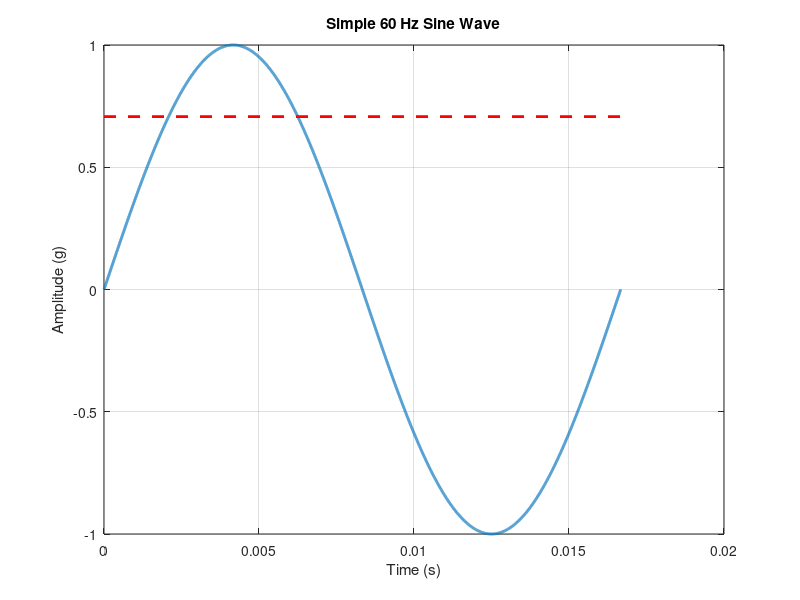

This chart was generated by the following MATLAB code: (Note: this script raises an error after producing the figure.)
close all
clear all

%% Very simple 60 Hz signal with callouts
%Create simple sine wave and plot
    f = 60;
    t = (0:.0001:1)/60;
    y = sin(2*pi*f*t);
    fig = figure('Name','Simple 60 Hz Sine Wave','NumberTitle','off');
    plot(t,y,'LineWidth',2)
    xlabel('Time (s)'); ylabel('Amplitude (g)'); title('Simple 60 Hz Sine Wave');
    grid on
    hold all
    plot([0 1/60],[1/2^.5 1/2^.5], 'r--','LineWidth',2) %plot horizontal line at RMS
        
    %Amplitude
        x = 1/60/4;
        yy = .5;
        w = .004;
        ah = annotation('doublearrow','LineWidth',1.25,'Color',[.4 .4 .4]);
        set(ah,'parent',gca);
        set(ah,'position',[x 0 0 1]);
        ah = annotation('rectangle','FaceColor',[1 1 1],'LineWidth',1.25,'Color',[.4 .4 .4]);
        set(ah,'parent',gca);
        set(ah,'position',[x-w/2 yy-.06 w .12]);
        text(x,yy,'Amplitude','fontsize',11,'horizontalAlignment', 'center','Color',[.4 .4 .4]);
        
    %Peak to Peak
        x = 1/60;
        yy = -.5;
        w = .005;
        ah = annotation('doublearrow','LineWidth',1.25,'Color',[.4 .4 .4]);
        set(ah,'parent',gca);
        set(ah,'position',[x -1 0 2]);
        ah = annotation('rectangle','FaceColor',[1 1 1],'LineWidth',1.25,'Color',[.4 .4 .4]);
        set(ah,'parent',gca);
        set(ah,'position',[x-w/2 yy-.06 w .12]);
        text(x,yy,'Peak to Peak','fontsize',11,'horizontalAlignment', 'center','Color',[.4 .4 .4]);            
        
    %Period
        x = 1/60/2;
        yy = 0;
        w = .005;
        ah = annotation('doublearrow','LineWidth',1.25,'Color',[.4 .4 .4]);
        set(ah,'parent',gca);
        set(ah,'position',[0 0 1/60 0]);
        ah = annotation('rectangle','FaceColor',[1 1 1],'LineWidth',1.25,'Color',[.4 .4 .4]);
        plot([0 1/60],[0 0], 'LineWidth',1.25,'Color',[.4 .4 .4]) %correct line scaling issue
        set(ah,'parent',gca);
        set(ah,'position',[x-w/2 yy-.06 w .12]);
        text(x,yy,'Period = 1/f','fontsize',11,'horizontalAlignment', 'center','Color',[.4 .4 .4]);            
        
    %RMS
        x = 3/60/4;
        yy = 1/2^.5/2;
        w = .002;
        ah = annotation('doublearrow','LineWidth',1.25,'Color',[.4 .4 .4]);
        set(ah,'parent',gca);
        set(ah,'position',[x 0 0 1/2^.5]);
        ah = annotation('rectangle','FaceColor',[1 1 1],'LineWidth',1.25,'Color',[.4 .4 .4]);
        set(ah,'parent',gca);
        set(ah,'position',[x-w/2 yy-.06 w .12]);
        text(x,yy,'RMS','fontsize',11,'horizontalAlignment', 'center','Color',[.4 .4 .4]);   

    xlim([0 0.02])
    set(fig,'color', 'white','units','points','position',[100, 100, 500, 375]);
    %print('sine-wave-amplitude-rms-peak-to-peak-period','-dsvg')
    %print('sine-wave-amplitude-rms-peak-to-peak-period','-djpeg')
        
%% Simple fabricated waveform example with spectrum analysis
    %Create simple 60 Hz sine wave with a 22 Hz component and 100 Hz components and plot FFT
        f1 = 60;
        f2 = 22;
        f3 = 100;
        fs = 500;                              % Sample frequency (Hz)
        t = 0:1/fs:.5-1/fs;                     
        x = 2*sin(2*pi*f1*t) + 1*sin(2*pi*f2*t)+ 1.5*sin(2*pi*f3*t);
        sub = 1:50; %plot first 50 points
        data = t';
        data(:,2) = x';

        fig = figure('Name','Simple Waveform Example','NumberTitle','off');
        %plot first 100 points
        subplot(3,2,1)
            plot(data(sub,1),data(sub,2),'LineWidth',1.2)
            xlabel('Time (s)'); ylabel('Amplitude (g)'); title('Short Simple Waveform');
            grid on
        subplot(3,2,2)
            [freq, xdft] = Mide_FFT_PSD(data(sub,:),fs);
            plot(freq,xdft,'LineWidth',1.2)  
            xlabel('Frequency (Hz)'); ylabel('Amplitude (g)'); title('FFT of Short Simple Waveform');
            grid on
        %do full 1 second (1000 points)
        subplot(3,2,3)
            plot(data(:,1),data(:,2),'LineWidth',1)
            xlabel('Time (s)'); ylabel('Amplitude (g)'); title('Extended Simple Waveform');
            grid on
        subplot(3,2,4)
            [freq, xdft] = Mide_FFT_PSD(data,fs);
            plot(freq,xdft,'LineWidth',1)  
            xlabel('Frequency (Hz)'); ylabel('Amplitude (g)'); title('FFT of Extended Simple Waveform');
            grid on
            ylim([0 2])
        %add noise
        data(:,2) = data(:,2) + 1.5*gallery('normaldata',size(t),4)';
        subplot(3,2,5)
            plot(data(:,1),data(:,2),'LineWidth',1)
            xlabel('Time (s)'); ylabel('Amplitude (g)'); title('Added Noise');
            grid on
        subplot(3,2,6)
            [freq, xdft] = Mide_FFT_PSD(data,fs);
            plot(freq,xdft,'LineWidth',1)  
            xlabel('Frequency (Hz)'); ylabel('Amplitude (g)'); title('FFT of Waveform w/ Noise');
            grid on
        set(fig,'color', 'white','units','points','position',[100, 100, 750, 500]);
        %print('fast-fourier-transform-(FFT)-example','-dsvg')
        %print('fast-fourier-transform-(FFT)-example','-djpeg')
    
%% Car engine data from http://www.mide.com/pages/slam-stick-how-to-videos
    %Load 
        load('Vibe-LOG-0002-025G-DC-PC_01.mat');
        car = zeros(length(ADC),2);
        car(:,1) = ADC(1,:)';
        car(:,2) = ADC(4,:)'; %z axis
        f_s_car = 1/(car(2,1)-car(1,1));
        
	%Plot idle time of car data then FFT
        fig = figure('Name','Car Engine Idle Example','NumberTitle','off');
        sub = (45*20000):(50*20000);
        subplot(2,1,1)
            plot(car(sub(1:1000),1),car(sub(1:1000),2))
            xlabel('Time (s)'); ylabel('Amplitude (g)'); title('Vibration of Car Engine during Idle (Zoomed In)');
            xlim([46 46.05])
            grid on
        subplot(2,1,2)
            [freq, xdft] = Mide_FFT_PSD(car(sub,:),f_s_car);
            plot(freq,xdft,'LineWidth',1)  
            xlabel('Frequency (Hz)'); ylabel('Amplitude (g)'); title('FFT of Car Engine during Idle');
            grid on
            xlim([0 500])
        set(fig,'color', 'white','units','points','position',[100, 100, 500, 500]);
        %print('car-engine-FFT-example','-dsvg')
        %print('car-engine-FFT-example','-djpeg')

    %Plot entire car data then spectrogram of entire dataset
        fig = figure('Name','Car Engine Example','NumberTitle','off');
        subplot(2,1,1)
            plot(car(:,1),car(:,2))
            xlabel('Time (s)'); ylabel('Amplitude (g)'); title('Vibration of Car Engine');
            grid on
        subplot(2,1,2)
            [x_3D, y_3D, z_3D] = Mide_Spectrogram(car,f_s_car,4);
            surf(x_3D, y_3D, log(z_3D),'EdgeColor','none') %surface plot with amplitude on a log scale
            xlabel('Time (s)'); ylabel('Frequency (Hz)'); zlabel('Amplitude'); title('Spectrogram of Car Engine');
            grid on
            ylim([0 500]) %only plot to 500 Hz
            view(2)
        set(fig,'color', 'white','units','points','position',[100, 100, 1000, 500]);
        %print('car-engine-spectrogram-example','-dsvg')
        %print('car-engine-spectrogram-example','-djpeg')

    %Compare spectrogram to FFT
        fig = figure('Name','Car Engine FFT Example of Changing Signal','NumberTitle','off');
        subplot(2,1,1)
            plot(car(:,1),car(:,2))
            xlabel('Time (s)'); ylabel('Amplitude (g)'); title('Vibration of Car Engine');
            grid on
        subplot(2,1,2)
            [freq, xdft] = Mide_FFT_PSD(car,f_s_car);
            plot(freq,xdft,'LineWidth',1)  
            xlabel('Frequency (Hz)'); ylabel('Amplitude (g)'); title('FFT of Car Engine during Idle and Revving');
            grid on
            xlim([0 500])
        set(fig,'color', 'white','units','points','position',[100, 100, 500, 500]);
        %print('car-engine-fft-long-example','-dsvg')
        %print('car-engine-fft-long-example','-djpeg')        
                
%% Truck Bed Vibration
    %Load 
        load('Truck_Bed_01.mat');
        truck = zeros(length(ADC),2);
        truck(:,1) = ADC(1,:)'-ADC(1,1);
        truck(:,2) = ADC(4,:)'; %z axis data
        f_s_truck = 1/(truck(2,1)-truck(1,1));
        
    %Plot entire car data then spectrogram of entire dataset
        fig = figure('Name','Truck Bed Vibration','NumberTitle','off');
        subplot(2,1,1)
            plot(truck(:,1),truck(:,2))
            xlabel('Time (s)'); ylabel('Amplitude (g)'); title('Vibration on Truck Bed');
            grid on
        subplot(2,1,2)
            [x_3D, y_3D, z_3D] = Mide_Spectrogram(truck,f_s_truck,4);
            surf(x_3D, y_3D, log(z_3D),'EdgeColor','none') %surface plot with amplitude on a log scale
            xlabel('Time (s)'); ylabel('Frequency (Hz)'); zlabel('Amplitude'); title('Spectrogram of Truck Bed');
            grid on
            ylim([0 200]) %only plot to 200 Hz
            view(2)
        set(fig,'color', 'white','units','points','position',[100, 100, 1000, 500]);
        %print('truck-bed-spectrogram-example','-dsvg')
        %print('truck-bed-spectrogram-example','-djpeg')
        
    %Plot vibration during regular operation (no shocks)
        fig = figure('Name','Truck Bed Vibration Example','NumberTitle','off');
        sub = (450*5000):(452*5000);
        subplot(2,1,1)
            plot(truck(sub,1),truck(sub,2))
            xlabel('Time (s)'); ylabel('Amplitude (g)'); title('Vibration on Truck Bed Zoomed In ');
            xlim([450 452])
            grid on
        subplot(2,1,2)
            [freq, xdft] = Mide_FFT_PSD(truck(sub,:),f_s_truck);
            plot(freq,xdft,'LineWidth',1)  
            xlabel('Frequency (Hz)'); ylabel('Amplitude (g)'); title('FFT of General Truck Bed Vibration');
            grid on
            xlim([0 100])
        set(fig,'color', 'white','units','points','position',[100, 100, 500, 500]);
        %print('truck-bed-FFT-example','-dsvg')
        %print('truck-bed-FFT-example','-djpeg')    
        
%% Random Vibration (MIL-STD-810G Fig 514.6C-5)
    %Load data from Slam Stick X 
        load('Random_Y_01.mat'); %time, x axis, y axis, z axis
        SSX_random = zeros(length(ADC),2);
        SSX_random(:,1) = ADC(1,:)';
        SSX_random(:,2) = ADC(3,:)';
        f_s_random = 1/(SSX_random(2,1)-SSX_random(1,1));
    %Load control PSD data
        psd_control = csvread('PSD_random_control.csv');

    sub1 = 1:1000; %subset of 1,000 points
    sub2 = 1:10000; %subset of 10,000 points
    sub3 = 1:100000; %subset of 100,000 points

    %Plot time domain of data for different subsets
        fig = figure('Name','MIL-STD-810G Fig 514.6C-5 Slam Stick Data','NumberTitle','off');
        subplot(3,1,1)
            plot(SSX_random(sub1,1),SSX_random(sub1,2),'LineWidth',1)
            xlabel('Time (s)'); ylabel('Amplitude (g)'); title('1,000 points of MIL-STD-810G Jet Aircraft Cargo Vibration Exposure');
            grid on
        subplot(3,1,2)
            plot(SSX_random(sub2,1),SSX_random(sub2,2),'LineWidth',1)
            xlabel('Time (s)'); ylabel('Amplitude (g)'); title('10,000 points of MIL-STD-810G Jet Aircraft Cargo Vibration Exposure');
            grid on
        subplot(3,1,3)
            plot(SSX_random(sub3,1),SSX_random(sub3,2),'LineWidth',1)
            xlabel('Time (s)'); ylabel('Amplitude (g)'); title('100,000 points of MIL-STD-810G Jet Aircraft Cargo Vibration Exposure');
            grid on
            ylim([-20 20])
        set(fig,'color', 'white','units','points','position',[100, 100, 750, 375]);
        %print('jet-aircraft-cargo-vibration-exposure','-dsvg')
        %print('jet-aircraft-cargo-vibration-exposure','-djpeg')    
        
    %Compute and plot a comparison of the FFT and PSD for different time
    %ranges
        [freq1, xdft1, psdx1] = Mide_FFT_PSD(SSX_random(sub1,:),f_s_random);
        [freq2, xdft2, psdx2] = Mide_FFT_PSD(SSX_random(sub2,:),f_s_random);
        [freq3, xdft3, psdx3] = Mide_FFT_PSD(SSX_random(sub3,:),f_s_random);
        
        fig = figure('Name','MIL-STD-810G Fig 514.6C-5  Slam Stick FFT and PSD Data','NumberTitle','off');
        subplot(3,2,1)
            loglog(freq1,xdft1,'LineWidth',1)  
            xlabel('Frequency (Hz)'); ylabel('Amplitude (g)'); title('FFT of 1,000 points');
            grid on
            ylim([10^(-4) 1])
            xlim([10 10000])
        subplot(3,2,3)
            loglog(freq2,xdft2,'LineWidth',1)  
            xlabel('Frequency (Hz)'); ylabel('Amplitude (g)'); title('FFT of 10,000 points');
            grid on
            ylim([10^(-4) 1])
            xlim([10 10000])
        subplot(3,2,5)
            loglog(freq3,xdft3,'LineWidth',1)  
            xlabel('Frequency (Hz)'); ylabel('Amplitude (g)'); title('FFT of 100,000 points');
            grid on
            ylim([10^(-4) 1])
            xlim([10 10000])
        subplot(3,2,2)
            loglog(freq1,psdx1,'LineWidth',1)  
            xlabel('Frequency (Hz)'); ylabel('Amplitude (g^2/Hz)'); title('PSD of 1,000 points');
            grid on
            hold all;
            loglog(psd_control(:,1),psd_control(:,3),'LineWidth',2,'Color','r')     
            loglog(psd_control(:,1),psd_control(:,4),'LineWidth',2,'Color','r')      
            ylim([10^(-5) .1])
            xlim([10 10000])
        subplot(3,2,4)
            loglog(freq2,psdx2,'LineWidth',1)  
            xlabel('Frequency (Hz)'); ylabel('Amplitude (g^2/Hz)'); title('PSD of 10,000 points');
            grid on
            hold all;
            loglog(psd_control(:,1),psd_control(:,3),'LineWidth',2,'Color','r')     
            loglog(psd_control(:,1),psd_control(:,4),'LineWidth',2,'Color','r')      
            ylim([10^(-5) .1])
            xlim([10 10000])
        subplot(3,2,6)
            loglog(freq3,psdx3,'.','LineWidth',1)  
            xlabel('Frequency (Hz)'); ylabel('Amplitude (g^2/Hz)'); title('PSD of 100,000 points');
            grid on
            hold all;
            loglog(psd_control(:,1),psd_control(:,3),'LineWidth',2,'Color','r')     
            loglog(psd_control(:,1),psd_control(:,4), 'LineWidth',2,'Color','r')      
            ylim([10^(-5) .1])
            xlim([10 10000])
        set(fig,'color', 'white','units','points','position',[100, 0, 750, 700]);
        %print('jet-aircraft-cargo-vibration-PSD','-dsvg')
        %print('jet-aircraft-cargo-vibration-PSD','-djpeg')
       
%% Random Vibration generated on commercial airplane during cruise
    %Load 
        load('Airplane_Random_Vibration_Cruise_01.mat');
        airplane = zeros(length(ADC),2);
        airplane(:,1) = ADC(1,:)';
        airplane(:,2) = ADC(4,:)';
        f_s_airplane = 1/(airplane(2,1)-airplane(1,1));
        
	%Plot idle time of car data then FFT
        fig = figure('Name','Airplane Vibration During Cruise Example','NumberTitle','off');
        subplot(2,1,1)
            plot(airplane(1:2000,1),airplane(1:2000,2))
            xlabel('Time (s)'); ylabel('Amplitude (g)'); title('Airplane Vibration During Cruise (Zoomed In)');
            grid on
            xlim([1075 1075.5])
        subplot(2,1,2)
            [freq, xdft, psdx] = Mide_FFT_PSD(airplane,f_s_airplane);
            loglog(freq,psdx,'LineWidth',1)  
            xlabel('Frequency (Hz)'); ylabel('Amplitude (g^2/Hz)'); title('PSD of Airplane Vibration During Cruise');
            grid on
            xlim([1 1000])
        set(fig,'color', 'white','units','points','position',[100, 100, 500, 500]);
        %print('airplane-psd-example','-dsvg')
        %print('airplane-psd-example','-djpeg')
%% Aircraft Vibration (Slam Stick on the outside of an aircraft)
    %Load 
        load('Aircraft_Vibration_01.mat');
        aircraft = zeros(length(ADC),2);
        aircraft(:,1) = ADC(1,:)'-ADC(1,1);
        aircraft(:,2) = ADC(4,:)'; %z axis data
        f_s_aircraft = 1/(aircraft(2,1)-aircraft(1,1));
        sub1 = 1:10000;
        sub2 = sub1+2500*520.05;
        
    %Plot dataset ranges, FFT, and PSD
        fig = figure('Name','Aircraft Vibration','NumberTitle','off');
        subplot(3,3,1)
            plot(aircraft(sub1,1),aircraft(sub1,2))
            xlabel('Time (s)'); ylabel('Amplitude (g)'); title('Subset 1 of Vibration on Aircraft');
            grid on
        subplot(3,3,4)
            plot(aircraft(sub2,1),aircraft(sub2,2))
            xlabel('Time (s)'); ylabel('Amplitude (g)'); title('Subset 2 of Vibration on Aircraft');
            grid on
            xlim([520 524])
        subplot(3,3,7)
            plot(aircraft(:,1),aircraft(:,2))
            xlabel('Time (s)'); ylabel('Amplitude (g)'); title('Entire Data Set of Vibration on Aircraft');
            grid on
        subplot(3,3,2)
            [freq, xdft, psdx] = Mide_FFT_PSD(aircraft(sub1,:),f_s_aircraft);
            plot(freq,xdft,'LineWidth',1)  
            xlabel('Frequency (Hz)'); ylabel('Amplitude (g)'); title('FFT of Aircraft Vibration 1');
            grid on
            xlim([0 600])            
        subplot(3,3,3)
            loglog(freq,psdx,'LineWidth',1)
            xlabel('Frequency (Hz)'); ylabel('Amplitude (g^2/Hz)'); title('PSD of Aircraft Vibration 1');
            grid on
            xlim([1 1000])
        subplot(3,3,5)
            [freq, xdft, psdx] = Mide_FFT_PSD(aircraft(sub2,:),f_s_aircraft);
            plot(freq,xdft,'LineWidth',1)  
            xlabel('Frequency (Hz)'); ylabel('Amplitude (g)'); title('FFT of Aircraft Vibration 2');
            grid on
            xlim([0 600])            
        subplot(3,3,6)
            loglog(freq,psdx,'LineWidth',1)
            xlabel('Frequency (Hz)'); ylabel('Amplitude (g^2/Hz)'); title('PSD of Aircraft Vibration 2');
            grid on
            xlim([1 1000])
        subplot(3,3,8)
            [freq, xdft, psdx] = Mide_FFT_PSD(aircraft,f_s_aircraft);
            plot(freq,xdft,'LineWidth',1)  
            xlabel('Frequency (Hz)'); ylabel('Amplitude (g)'); title('FFT of Aircraft Vibration Entire');
            grid on
            xlim([0 600])            
        subplot(3,3,9)
            loglog(freq,psdx,'LineWidth',1)
            xlabel('Frequency (Hz)'); ylabel('Amplitude (g^2/Hz)'); title('PSD of Aircraft Vibration Entire');
            grid on
            xlim([1 1000])
        set(fig,'color', 'white','units','points','position',[100, 100, 1200, 600]);
        %print('aircraft-vibration-fft-psd-example','-dsvg')
        %print('aircraft-vibration-fft-psd-example','-djpeg')
    %Plot FFT, PSD, and Spectrogram
        fig = figure('Name','Aircraft Vibration FFT, PSD, Spectrogram','NumberTitle','off');
        subplot(1,4,1)
            plot(freq,xdft,'LineWidth',1)  
            xlabel('Frequency (Hz)'); ylabel('Amplitude (g)'); title('FFT');
            grid on
            xlim([0 600])            
        subplot(1,4,2)
            loglog(freq,psdx,'LineWidth',1)
            xlabel('Frequency (Hz)'); ylabel('Amplitude (g^2/Hz)'); title('PSD');
            grid on
            xlim([1 1000])
        subplot(1,4,3:4)
            [x_3D, y_3D, z_3D] = Mide_Spectrogram(aircraft,f_s_aircraft,1);
            surf(x_3D, y_3D, z_3D,'EdgeColor','none')
            xlabel('Time (s)'); ylabel('Frequency (Hz)'); zlabel('Amplitude'); title('Spectrogram of Aircraft Vibration');
            grid on
            ylim([0 600])
            view([60 60])
            colormap(jet)
            caxis([-1,5])       
            zlim([0 4])
        set(fig,'color', 'white','units','points','position',[100, 100, 1200, 300]);
        %print('aircraft-vibration-fft-psd-spectrogram-example','-dsvg')
        %print('aircraft-vibration-fft-psd-spectrogram-example','-djpeg')
    %Plot Just Spectrogram
        fig = figure('Name','Aircraft Vibration Spectrogram','NumberTitle','off');
        surf(x_3D, y_3D, z_3D,'EdgeColor','none')
        xlabel('Time (s)'); ylabel('Frequency (Hz)'); zlabel('Amplitude'); title('Spectrogram of Aircraft Vibration');
        grid on
        ylim([0 600])
        view([60 60])
        colormap(jet)
        caxis([-1,5])
        zlim([0 4])
        set(fig,'color', 'white','units','points','position',[100, 100, 500, 500]);        
        %print('aircraft-vibration-spectrogram-example','-dsvg')
        %print('aircraft-vibration-spectrogram-example','-djpeg')
    %Plot Just Spectrogram in log scale and 2d
        fig = figure('Name','Aircraft Vibration Spectrogram 2D','NumberTitle','off');
        surf(x_3D, y_3D, log(z_3D),'EdgeColor','none')
        xlabel('Time (s)'); ylabel('Frequency (Hz)'); zlabel('Amplitude'); title('2D Spectrogram of Aircraft Vibration');
        grid on
        ylim([0 600])
        view(2)
        set(fig,'color', 'white','units','points','position',[100, 100, 500, 500]);        
        %print('aircraft-vibration-2d-spectrogram-example','-dsvg')
        %print('aircraft-vibration-2d-spectrogram-example','-djpeg')        
        
               